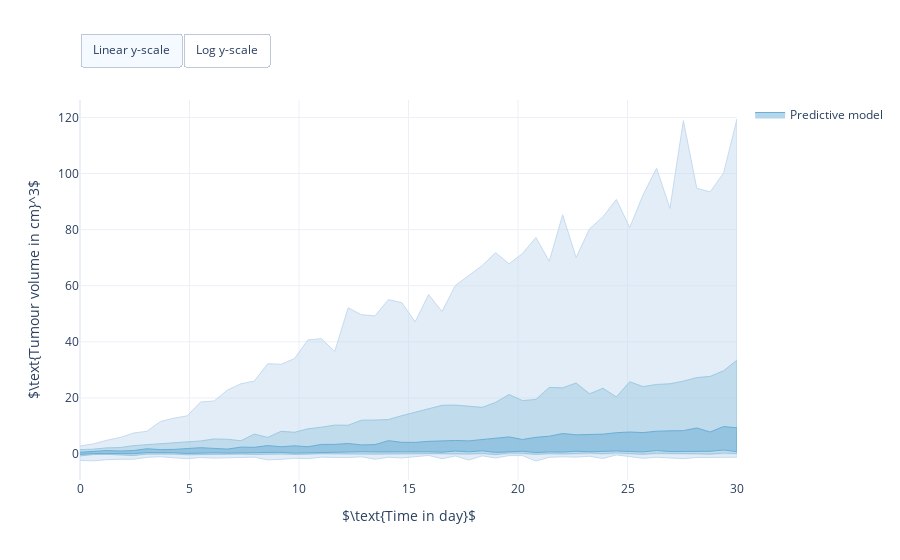

Source (notebook cell):
### Markdown cell above
### Population model

### Code cell
# Define prior distribution
log_priors = [
    pints.TruncatedGaussianLogPrior(mean=0.1, sd=1, a=0, b=np.inf),      # Mean Initial tumour volume
    pints.TruncatedGaussianLogPrior(mean=1, sd=1, a=0, b=np.inf),        # Std. Initial tumour volume
    pints.TruncatedGaussianLogPrior(mean=1, sd=1, a=0, b=np.inf),        # Mean Critical tumour volume
    pints.TruncatedGaussianLogPrior(mean=1, sd=1, a=0, b=np.inf),        # Std. Critical tumour volume
    pints.TruncatedGaussianLogPrior(mean=0.1, sd=1, a=0, b=np.inf),      # Mean Growth rate
    pints.TruncatedGaussianLogPrior(mean=1, sd=1, a=0, b=np.inf),        # Std. Growth rate
    pints.TruncatedGaussianLogPrior(mean=0.1, sd=1, a=0, b=np.inf),      # Pooled Sigma base
    pints.TruncatedGaussianLogPrior(mean=0.1, sd=0.1, a=0, b=np.inf)]    # Pooled Sigma rel.
log_prior = pints.ComposedLogPrior(*log_priors)

# Define prior predictive model
predictive_model = problem.get_predictive_model()
model = erlo.PriorPredictiveModel(predictive_model, log_prior)

# Sample from prior predictive model
seed = 42
n_samples = 100
times = np.linspace(0, 30)
samples = model.sample(times, n_samples, seed)

# Visualise prior predictive model
fig = erlo.plots.PDPredictivePlot()
fig.add_prediction(data=samples, bulk_probs=[0.3, 0.6, 0.9])
fig.set_axis_labels(xlabel=r'$\text{Time in day}$', ylabel=r'$\text{Tumour volume in cm}^3$')
fig.show()
